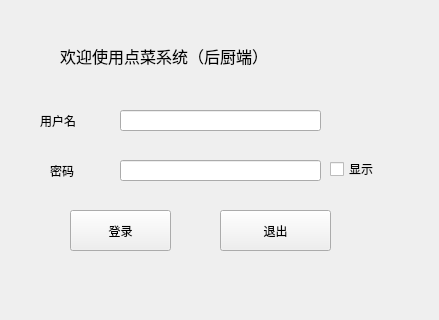
<?xml version="1.0" encoding="UTF-8"?>
<ui version="4.0">
 <class>Login</class>
 <widget class="QWidget" name="Login">
  <property name="geometry">
   <rect>
    <x>0</x>
    <y>0</y>
    <width>439</width>
    <height>320</height>
   </rect>
  </property>
  <property name="windowTitle">
   <string>Form</string>
  </property>
  <widget class="QPushButton" name="btn_login">
   <property name="geometry">
    <rect>
     <x>70</x>
     <y>210</y>
     <width>101</width>
     <height>41</height>
    </rect>
   </property>
   <property name="text">
    <string>登录</string>
   </property>
  </widget>
  <widget class="QPushButton" name="btn_exit">
   <property name="geometry">
    <rect>
     <x>220</x>
     <y>210</y>
     <width>111</width>
     <height>41</height>
    </rect>
   </property>
   <property name="text">
    <string>退出</string>
   </property>
  </widget>
  <widget class="QCheckBox" name="check_password">
   <property name="geometry">
    <rect>
     <x>330</x>
     <y>160</y>
     <width>73</width>
     <height>18</height>
    </rect>
   </property>
   <property name="text">
    <string>显示</string>
   </property>
  </widget>
  <widget class="QLabel" name="label">
   <property name="geometry">
    <rect>
     <x>40</x>
     <y>110</y>
     <width>61</width>
     <height>21</height>
    </rect>
   </property>
   <property name="text">
    <string>用户名</string>
   </property>
  </widget>
  <widget class="QLabel" name="label_2">
   <property name="geometry">
    <rect>
     <x>50</x>
     <y>160</y>
     <width>61</width>
     <height>21</height>
    </rect>
   </property>
   <property name="text">
    <string>密码</string>
   </property>
  </widget>
  <widget class="QLabel" name="label_3">
   <property name="geometry">
    <rect>
     <x>60</x>
     <y>40</y>
     <width>361</width>
     <height>31</height>
    </rect>
   </property>
   <property name="font">
    <font>
     <family>Agency FB</family>
     <pointsize>12</pointsize>
    </font>
   </property>
   <property name="text">
    <string>欢迎使用点菜系统（后厨端）</string>
   </property>
  </widget>
  <widget class="QLineEdit" name="Edit_username">
   <property name="geometry">
    <rect>
     <x>120</x>
     <y>110</y>
     <width>201</width>
     <height>21</height>
    </rect>
   </property>
  </widget>
  <widget class="QLineEdit" name="Edit_password">
   <property name="geometry">
    <rect>
     <x>120</x>
     <y>160</y>
     <width>201</width>
     <height>21</height>
    </rect>
   </property>
  </widget>
 </widget>
 <resources/>
 <connections/>
</ui>
